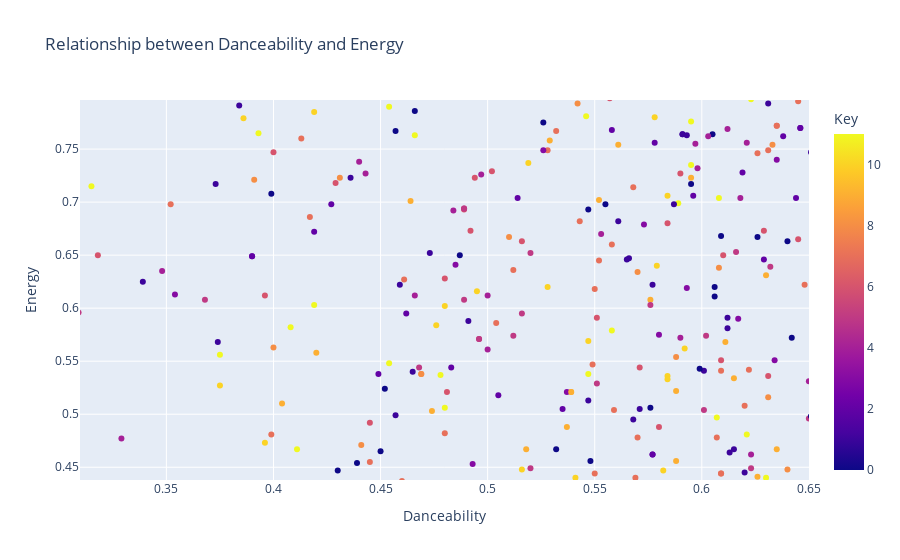

Notebook cell for this chart:
### Code cell
# plotly, interactive
fig = px.scatter(data, x="Danceability", y="Energy", color=data["Key"], 
        title="Relationship between Danceability and Energy")
fig.show()

### Figure 1 — Plotly figure (JSON) as saved in the notebook; plotly's stock layout.template omitted (floating-point values rounded to 4 significant figures; data arrays with more than 128 entries replaced by an {"elided": "..."} marker saying what was removed)
{"data": [{"hovertemplate": "Danceability=%{x}<br>Energy=%{y}<br>Key=%{marker.color}<extra></extra>", "legendgroup": "", "marker": {"color": {"elided": "919 int values"}, "coloraxis": "coloraxis", "symbol": "circle"}, "mode": "markers", "name": "", "orientation": "v", "showlegend": false, "type": "scatter", "x": {"elided": "919 float values"}, "xaxis": "x", "y": {"elided": "919 float values"}, "yaxis": "y"}], "layout": {"autosize": true, "coloraxis": {"colorbar": {"title": {"text": "Key"}}, "colorscale": [[0, "#0d0887"], [0.1111, "#46039f"], [0.2222, "#7201a8"], [0.3333, "#9c179e"], [0.4444, "#bd3786"], [0.5556, "#d8576b"], [0.6667, "#ed7953"], [0.7778, "#fb9f3a"], [0.8889, "#fdca26"], [1, "#f0f921"]]}, "legend": {"tracegroupgap": 0}, "title": {"text": "Relationship between Danceability and Energy"}, "xaxis": {"anchor": "y", "autorange": false, "domain": [0, 1], "range": [0.3097, 0.6501], "title": {"text": "Danceability"}, "type": "linear"}, "yaxis": {"anchor": "x", "autorange": false, "domain": [0, 1], "range": [0.438, 0.7963], "title": {"text": "Energy"}, "type": "linear"}}}
